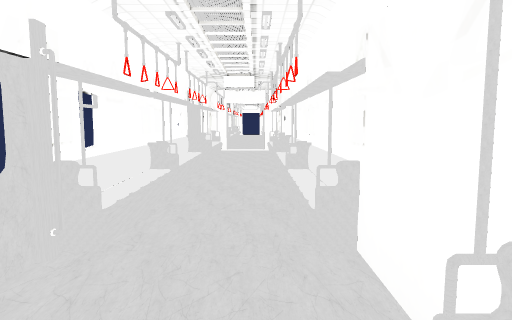
[1] (above)

12 first-person views from a walk through a Unity game level. The camera is 1.2 m above the floor, tilts 6° down and sees 70° across. The floor is counted in squares, 0.72 m on a side. Each view is taken from the middle of a square. On the plan, view 1 faces up. The plan holds only what a view shows up to about 17 squares ahead; the rest is blank. The place goes on beyond the plan. The player is left out. Some surface patterns are stand-ins.

[2]
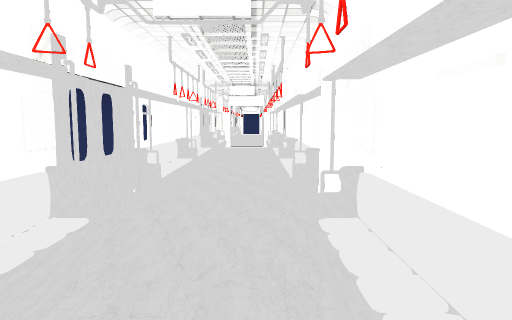

[3]
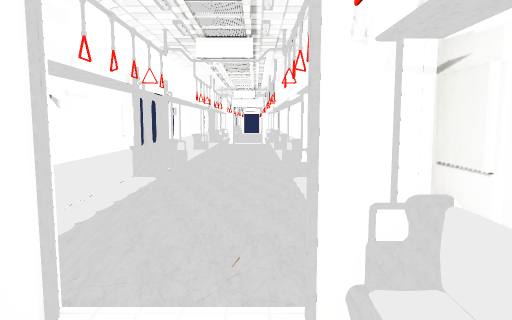

[4]
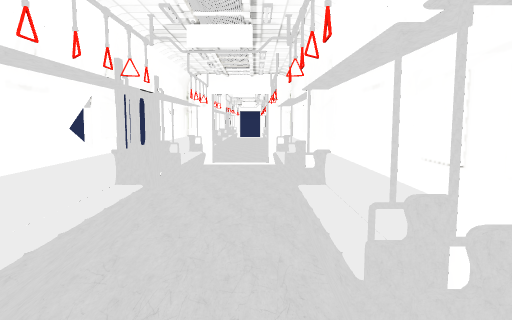

[5]
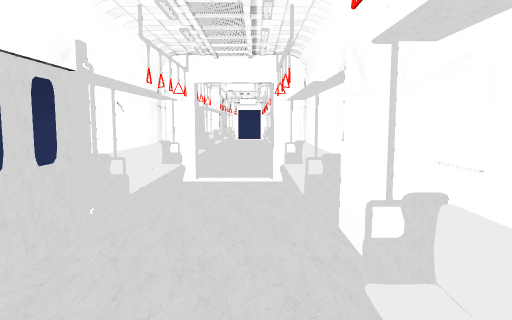

[6]
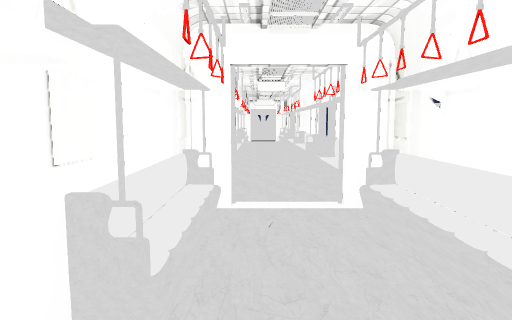

[7]
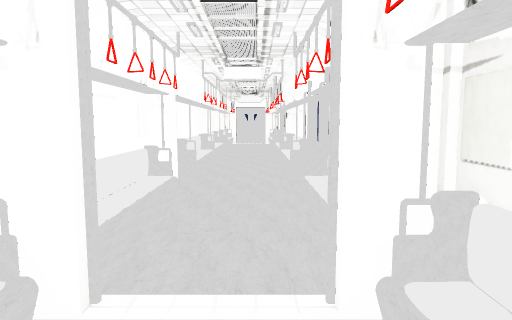

[8]
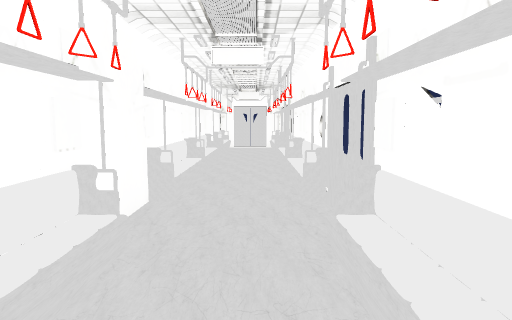

[9]
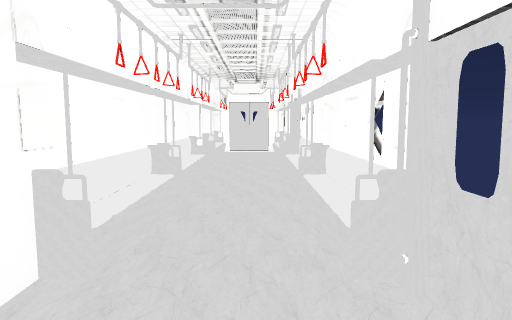

[10]
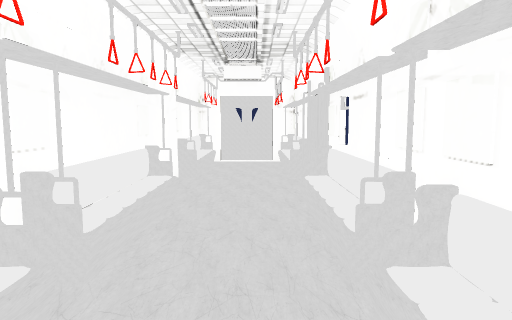

[11]
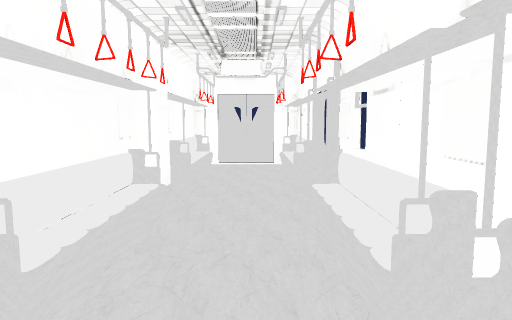

[12]
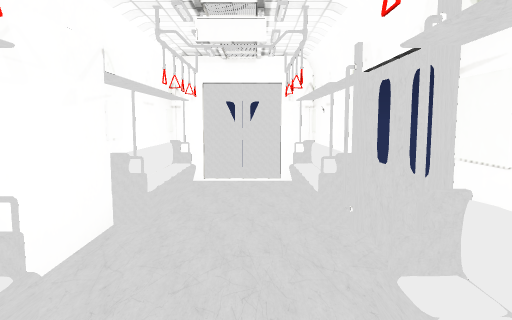

### Floor plan
Key: @ floor where view 1 was taken; # wall or solid block; . floor.
Columns run from 3 left of view 1 to 2 right of it. Each row starts with its distance up from view 1.
 24  #..
 23  #..
 22  #..
 21  #..#
 20  #..#
 19  #..#
 18 ##..#
 17 ##..##
 16 #....#
 15 #....#
 14 #....#
 13 ##..##
 12 ##..#
 11  #..#
 10  #..#
  9  #..#
  8  #..#
  7  #..#
  6 ##..#
  5 ##..##
  4 #....#
  3 #....#
  2 #....#
  1 ##..##
  0 ##.@#
 -1  #..#
 -2  #..#
 -3  #..#
 -4  #..#
 -5  #..#
 -6 ##..#
 -7 ##..#
 -8 #...##
 -9 #....#
-10 #....#
-11 ##..##
-12 ##..#
-13  #..#
-14  #..#
-15  #..#
-16  #..#
-17  #..#
-18 ##..#
-19 ##..#
-20 #...##
-21 #....#
-22 #....#
-23 ##..##
-24 ##..#
-25  #..#
-26  #..#
-27  #..#
-28  ####

Where each view was taken, in squares from view 1:
view 1: 0 up, 0 right, facing up
view 2: 3 down, 0 right, facing up
view 3: 6 down, 0 right, facing up
view 4: 7 up, 0 right, facing up
view 5: 11 up, 0 right, facing up
view 6: 4 up, 0 right, facing down
view 7: 0 up, 1 left, facing down
view 8: 3 down, 1 left, facing down
view 9: 7 down, 1 left, facing down
view 10: 12 down, 1 left, facing down
view 11: 13 down, 1 left, facing down
view 12: 17 down, 1 left, facing down
